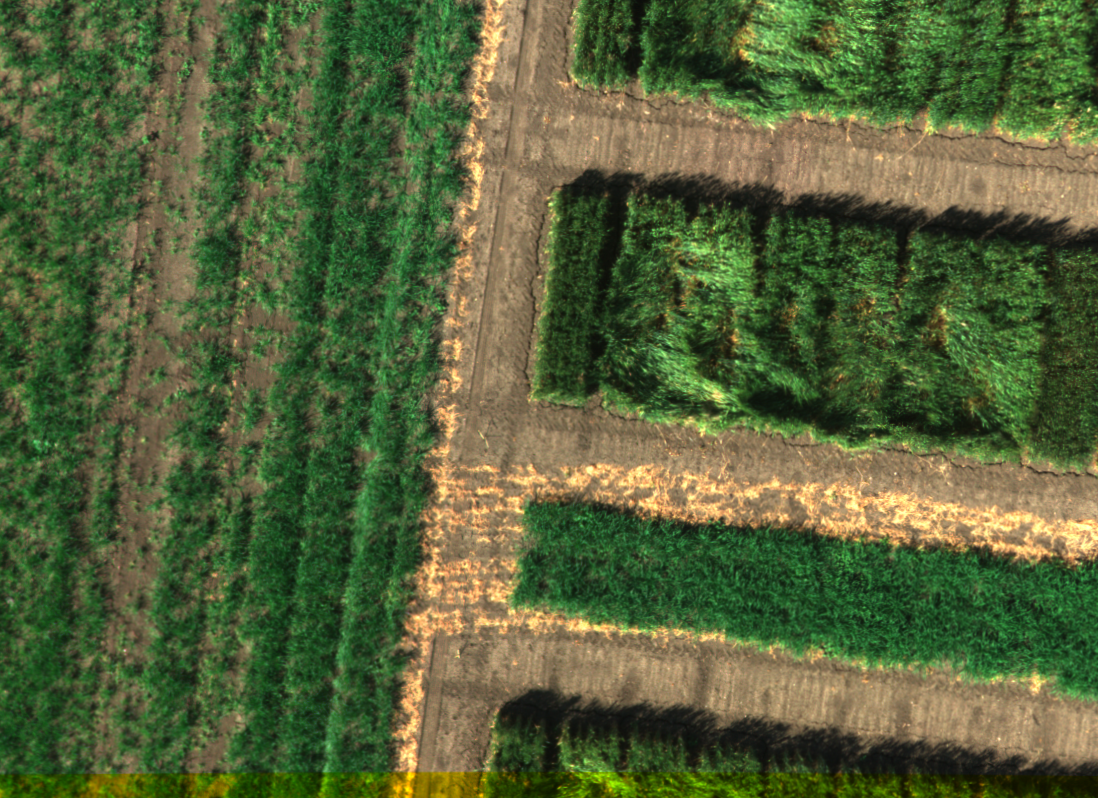
#> input picture Dataset/raw/wheat_13082019/RGB/11.png, 1098 x 798 px, found by its file name; its folder holds 3 pictures in this run
$ python vegetation_index.py
#> lines starting #> are read from the running program, lines starting #| are printed output that depends on the picture; pictures that were not available may be replaced by others from this repository, and a replacement may not be noted
"""
vegetation_index.py
Generates NDVI and GNDVI images from RGB + NIR data
Saves processed, resized, color-mapped images for training and Streamlit use
"""

import os
import cv2
import numpy as np
from pathlib import Path

# Configuration
RAW_ROOT = Path("C:/Users/Jabili N/Music/AgriHackathon_NutrientDeficiency/dataset/raw")
PROC_ROOT = Path("C:/Users/Jabili N/Music/AgriHackathon_NutrientDeficiency/dataset/processed")
FOLDERS = ["wheat_13082019", "wheat_27072019", "wheat_30082019"]
TARGET_H, TARGET_W = 798, 1098
IMG_EXTS = (".png", ".jpg", ".jpeg", ".tif", ".tiff")

def compute_index(nir, band):
    bottom = (nir.astype(float) + band.astype(float)) + 1e-5
    index = (nir.astype(float) - band.astype(float)) / bottom
    index = np.clip(index, -1, 1)
    index = ((index + 1) / 2 * 255).astype(np.uint8)
    return cv2.applyColorMap(index, cv2.COLORMAP_JET)

def generate_indices():
    for folder in FOLDERS:
        rgb_dir = RAW_ROOT / folder / "RGB"
        nir_dir = RAW_ROOT / folder / "NIR"

        ndvi_dir = PROC_ROOT / "NDVI" / folder
        gndvi_dir = PROC_ROOT / "GNDVI" / folder
        ndvi_dir.mkdir(parents=True, exist_ok=True)
        gndvi_dir.mkdir(parents=True, exist_ok=True)

        rgb_files = sorted([f for f in os.listdir(rgb_dir) if f.lower().endswith(IMG_EXTS)])
        nir_files = sorted([f for f in os.listdir(nir_dir) if f.lower().endswith(IMG_EXTS)])

        for rgb_file, nir_file in zip(rgb_files, nir_files):
            rgb = cv2.imread(str(rgb_dir / rgb_file), cv2.IMREAD_COLOR)
#> rgb is the input picture: shape (798, 1098, 3); mean B, G, R 57.3, 97.9, 85.3
            nir = cv2.imread(str(nir_dir / nir_file), cv2.IMREAD_COLOR)

            if rgb is None or nir is None:
                print(f"⚠️ Skipping unreadable: {rgb_file} or {nir_file}")
                continue

            # Resize both
            rgb = cv2.resize(rgb, (TARGET_W, TARGET_H))
            nir = cv2.resize(nir, (TARGET_W, TARGET_H))

            red = rgb[:, :, 2]
            green = rgb[:, :, 1]
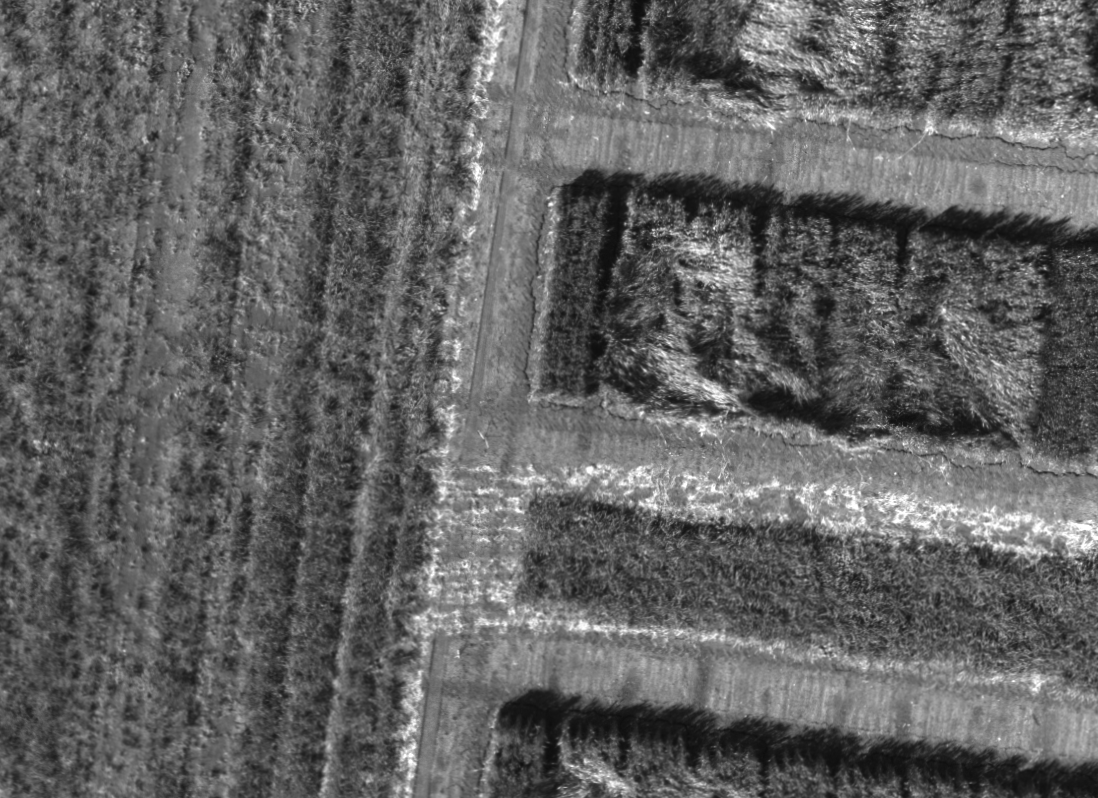
#> green: shape (798, 1098); min 13, max 255, mean 97.9
            nir_band = nir[:, :, 0]
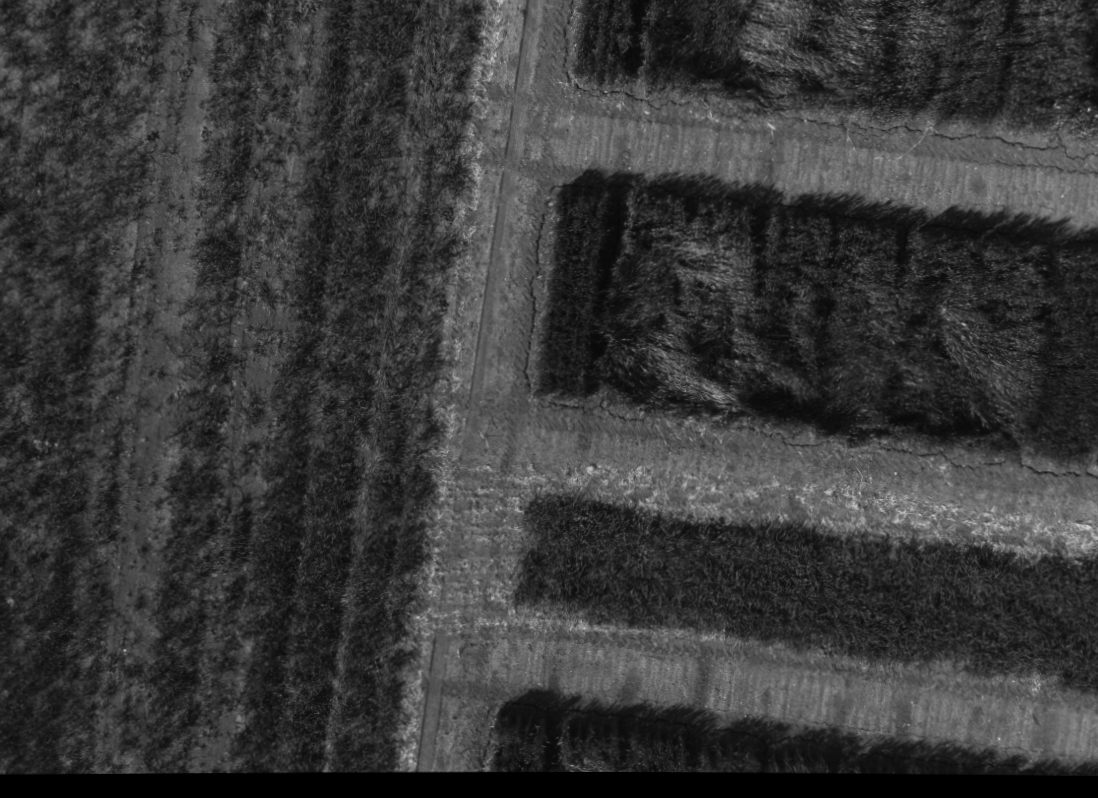
#> nir_band: shape (798, 1098); min 0, max 209, mean 57.3

            ndvi = compute_index(nir_band, red)
            gndvi = compute_index(nir_band, green)
#> in compute_index (call 2), `bottom = (nir.astype(float) + band.astype(float)) + 1e-5`:
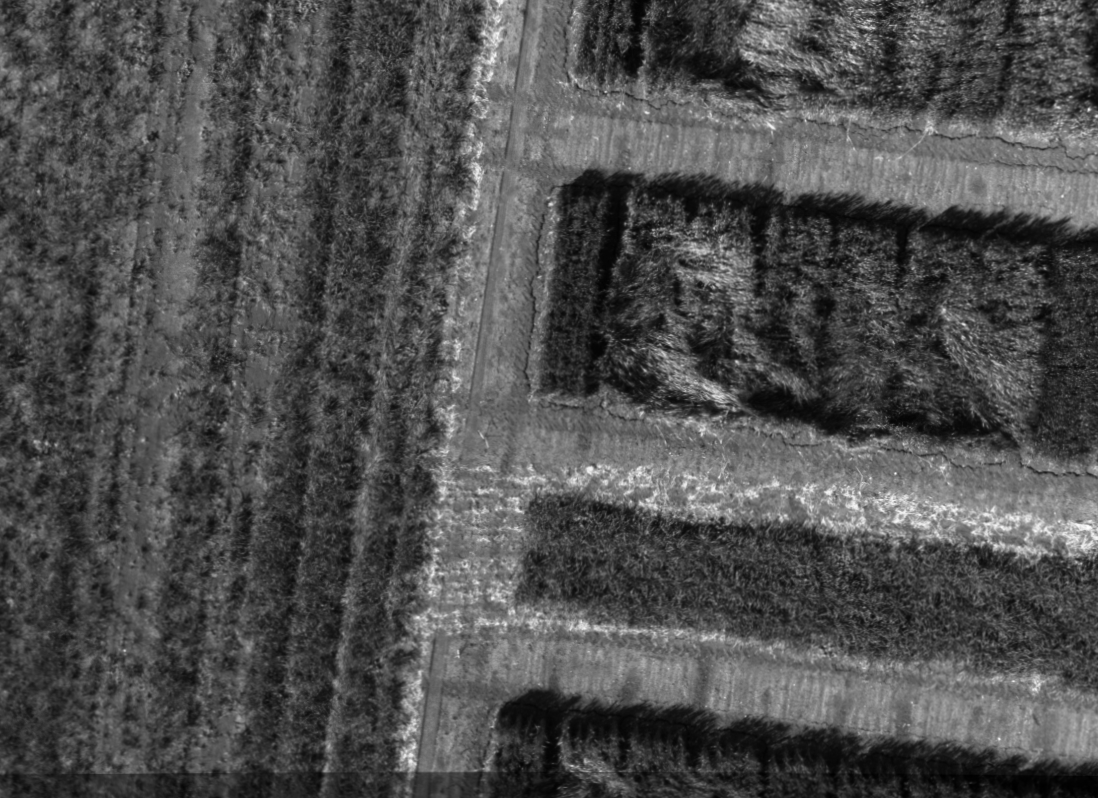
#> bottom: shape (798, 1098) float64; min 16, max 464, mean 155.2; drawn with min black and max white
#> in compute_index (call 2), `index = ((index + 1) / 2 * 255).astype(np.uint8)`:
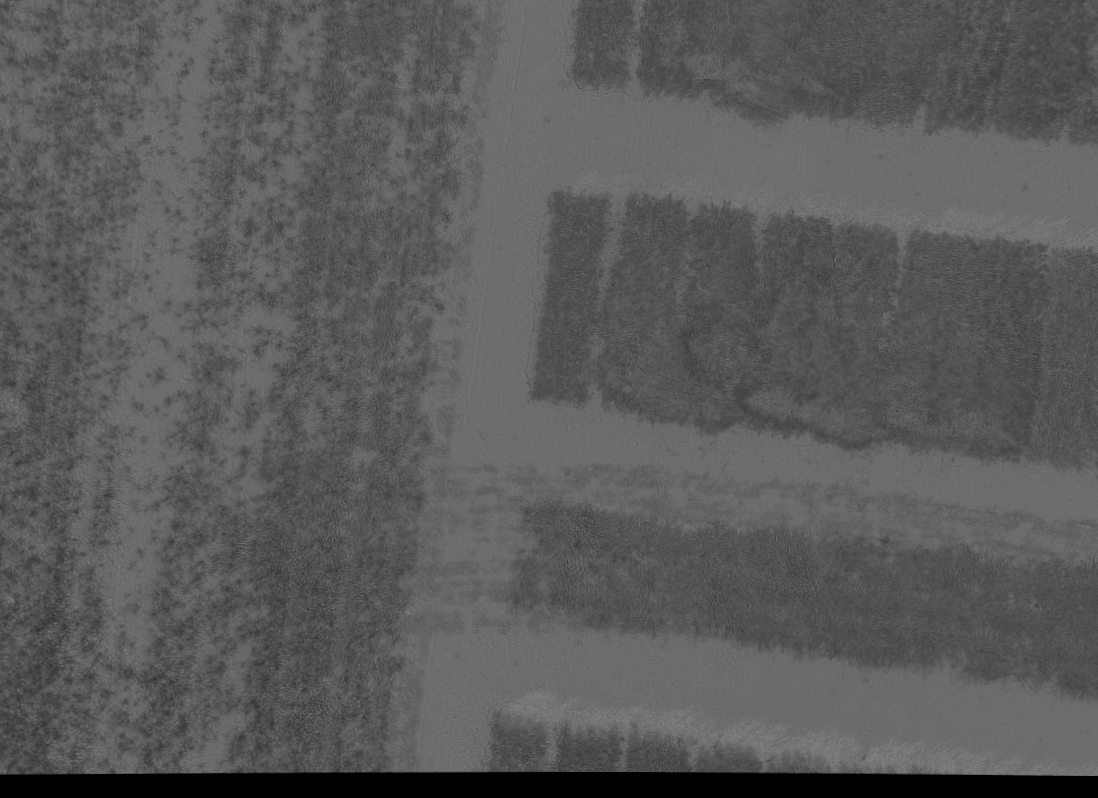
#> index: shape (798, 1098); min 0, max 132, mean 90.3
#> in compute_index (call 2), `return cv2.applyColorMap(index, cv2.COLORMAP_JET)`:
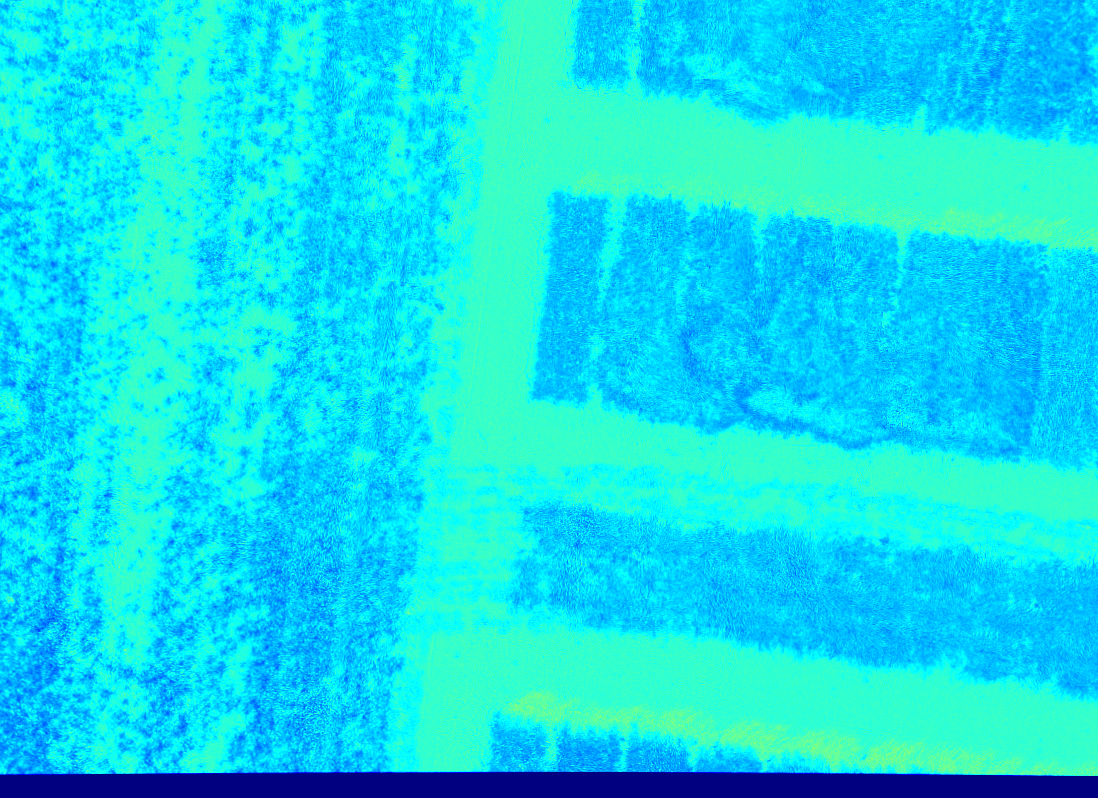
#> returned value: shape (798, 1098, 3); mean of channels 0, 1, 2 234.4, 220.3, 17.2; drawn as B, G, R

            cv2.imwrite(str(ndvi_dir / rgb_file), ndvi)
            cv2.imwrite(str(gndvi_dir / rgb_file), gndvi)
            print(f"✅ {folder}: Saved NDVI & GNDVI for {rgb_file}")

if __name__ == "__main__":
    generate_indices()
    print("\n🎯 Done! All NDVI and GNDVI images saved in 'processed' folder.")
